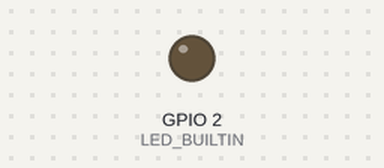
Recording of a sketch running on a simulated ESP32. Shown: output pins drawn as LEDs (lit = HIGH). At 12.0 s the program puts the board to deep sleep or switches it off; the recording ends there.

Above: at 3.05 s.
Timing chart, 0 to 6.0 s (numbered marks = the images above):
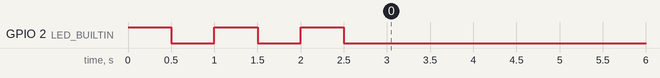

The sketch:

test_esp32_restarts_after_deep_sleep.ino
```cpp
#include "heltec.h"
#define uS_TO_S_FACTOR 1000000ULL  /* Conversion factor for micro seconds to seconds */
#define DEEP_SLEEP_TIME  10        /* Time ESP32 will go to sleep (in seconds) */

void blynk(int miliseconds, int times) {
  pinMode(LED_BUILTIN, OUTPUT);
  for(int i = 0 ; i < times ; i++ ) {
    digitalWrite(LED_BUILTIN, HIGH);
    delay(miliseconds);
    digitalWrite(LED_BUILTIN, LOW);
    delay(miliseconds);
  }
}

void setup() {
  blynk(500, 3);
  esp_sleep_enable_timer_wakeup(DEEP_SLEEP_TIME * uS_TO_S_FACTOR);
}

void loop() {
  // put your main code here, to run repeatedly:
  delay(5000);
  blynk(200, 10);
  esp_deep_sleep_start();
}
```

Measured:
- by itself, GPIO 2 (LED_BUILTIN): HIGH → LOW at 0.50 s, → HIGH 0.50 s later, → LOW 0.50 s later, → HIGH 0.50 s later, … (25 changes in this stretch)
